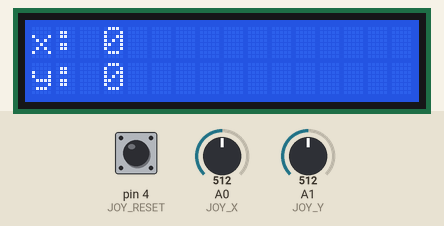
Simulated run of this program. Board: Arduino Uno, built with avr-gcc and run on an emulated ATmega328P. Shown: 16×2 character LCD. Inputs (shaded band) come from the test bench; at power-on: pin 4 (JOY_RESET) HIGH, A0 (JOY_X) = 512, A1 (JOY_Y) = 512.

Above: at 1.2 s.
1.3 s: pin 4 (JOY_RESET) pulled LOW for 0.15 s
At 1.7 s:
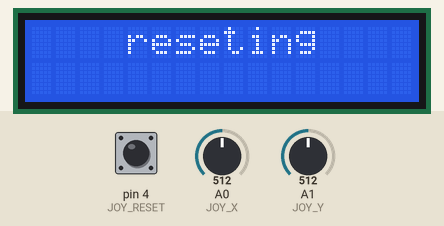
4.1 s: A0 (JOY_X) set to 122
At 4.26 s:
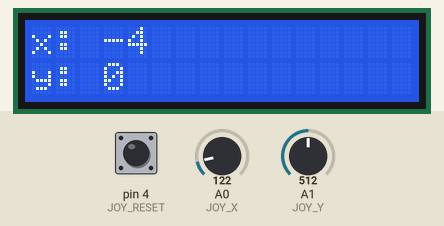
7.1 s: A1 (JOY_Y) set to 716
At 7.24 s:
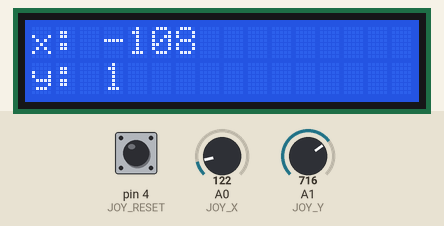
8.6 s: A1 (JOY_Y) set to 122
At 8.74 s:
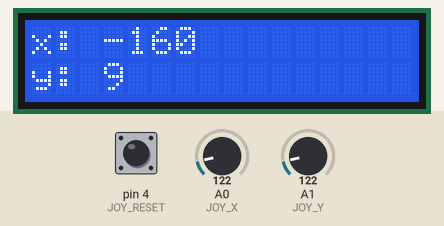
11.6 s: A1 (JOY_Y) set to 1023
At 11.67 s:
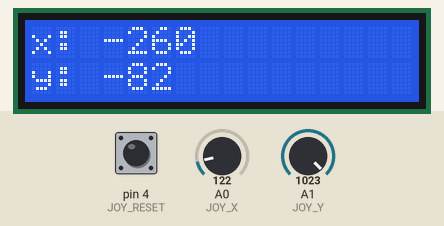
14.6 s: A1 (JOY_Y) set to 511
At 14.71 s:
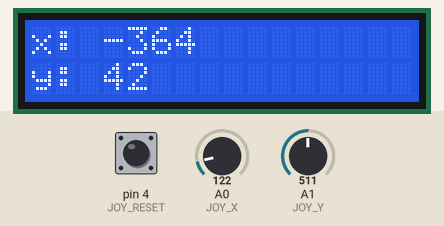

Measured:
- after the input at 1.3 s, the display: first differs from a run without the input at once (image 1)
- after the input at 4.1 s, the display: changes after 0.11 s (image 2)

The program:

main.cpp
```cpp
#include <Arduino.h>
//#include "Led.hpp"
#include <Wire.h>
#include <LCD.h>
#include <LiquidCrystal_I2C.h>

// const unsigned short LED_GREEN_PIN = 13;
// const unsigned short LED_RED_PIN = 10;

// Led *LED_GREEN = new Led(LED_GREEN_PIN, HIGH);
// Led *LED_RED = new Led(LED_RED_PIN, HIGH);
LiquidCrystal_I2C lcd(0x3f,2,1,0,4,5,6,7);

const unsigned short JOY_X = 0;
const unsigned short JOY_Y = 1;
const unsigned short JOY_RESET = 4;

int x = 0;
int y = 0;

void setup() {
  lcd.begin(16, 2);
  lcd.setBacklightPin(3,POSITIVE);
  lcd.home ();
  lcd.setBacklight(HIGH);
  pinMode(JOY_RESET, INPUT);
  digitalWrite(JOY_RESET, HIGH);
}

int treatAnalogInput(int value) {
  return map(value, 0, 1023, -5, 5);
}

void loop() {
  x += treatAnalogInput(analogRead(JOY_X));
  lcd.setCursor(0,0);
  lcd.print("x: " + String(x));

  y += treatAnalogInput(analogRead(JOY_Y));
  lcd.setCursor(0,1);
  lcd.print("y: " + String(y));

  if(digitalRead(JOY_RESET) == LOW) {
    lcd.clear();
    lcd.setCursor(4,0);
    lcd.print("reseting");
    delay(1000);
    lcd.setBacklight(LOW);
    lcd.clear();
    delay(300);
    lcd.setBacklight(HIGH);
    x = 0;
    y = 0;
  }

  delay(100);
  lcd.clear();
}
```
